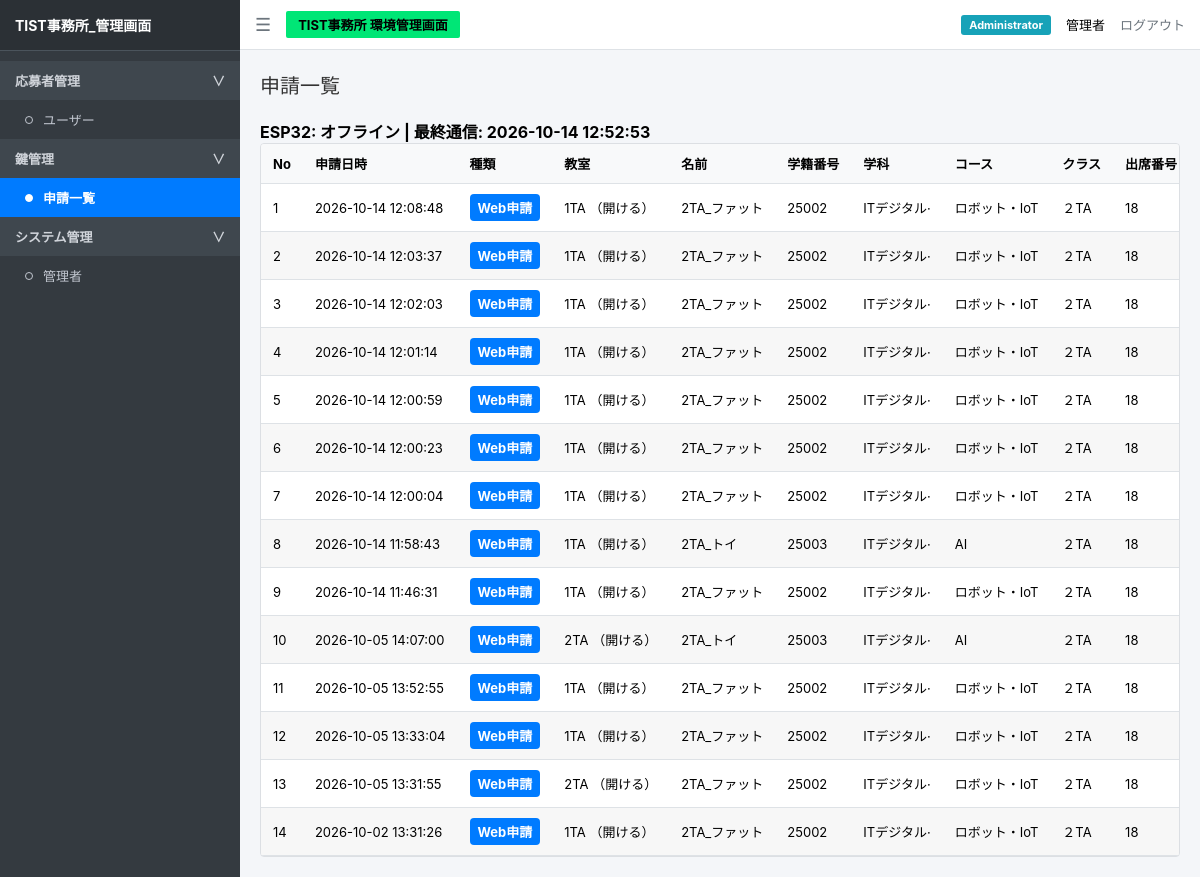
The app's page /admin (signed in) with its own data.
### tables this page shows
CREATE TABLE requests (
            id INTEGER PRIMARY KEY AUTOINCREMENT,
            student_id TEXT,
            key TEXT,
            action TEXT,
            status TEXT,
            time TEXT
        , approved_at TEXT, executed_at TEXT, execution_status TEXT, source TEXT NOT NULL DEFAULT 'Web申請');

CREATE TABLE students (
            student_id TEXT PRIMARY KEY,
            name TEXT,
            department TEXT,
            course TEXT,
            class TEXT,
            number INTEGER
        );

### app.py (the view)
@app.route("/admin")
def admin():
    if not session.get("logged_in"):
        return redirect("/login")
    conn = sqlite3.connect(app.config["DATABASE"])
    conn.row_factory = sqlite3.Row
    cur = conn.cursor()
    cur.execute("""
        SELECT r.id, r.student_id, r.key, r.action, r.status, r.time, r.source, r.execution_status,
               s.name, s.department, s.course, s.class, s.number
        FROM requests r
        LEFT JOIN students s ON r.student_id = s.student_id
        WHERE r.status='申請中'
        ORDER BY r.time DESC
    """)
    pending_rows = cur.fetchall()
    cur.execute("""
        SELECT r.id, r.student_id, r.key, r.action, r.status, r.time, r.source, r.execution_status,
               s.name, s.department, s.course, s.class, s.number
        FROM requests r
        LEFT JOIN students s ON r.student_id = s.student_id
        WHERE r.status!='申請中'
        ORDER BY r.time DESC
    """)
    done_rows = cur.fetchall()
    device_event = cur.execute("""SELECT event_at FROM access_events
        WHERE device_id='esp32-01' AND event_type='heartbeat'
        ORDER BY id DESC LIMIT 1""").fetchone()
    conn.close()
    last_seen = device_event['event_at'] if device_event else None
    device_online = bool(last_seen and
        (datetime.now() - datetime.strptime(last_seen, '%Y-%m-%d %H:%M:%S')).total_seconds() < 90)
    pending = [dict(row) for row in pending_rows]
    done = [dict(row) for row in done_rows]
    import secrets
    if 'csrf' not in session:
        session['csrf'] = secrets.token_hex(24)
    return render_template("admin.html", pending=pending, done=done, csrf=session['csrf'], device_online=device_online, last_seen=last_seen)

### templates/admin.html (shortened to what this page needs)
<!doctype html>
<html lang="ja">
  <head>
    <link
      rel="stylesheet"
      href="{{ url_for('static', filename='css/style.css') }}"
    />
  </head>
  <body>
    <div class="sidebar">
      <div class="sidebar-header">TIST事務所_管理画面</div>
      <ul class="sidebar-menu">
        <li
          class="menu-category"
          onclick="toggleSubmenu('applicant-menu', 'applicant-arrow')"
        >
          応募者管理
          <span id="applicant-arrow">∨</span>
        </li>
        <ul id="applicant-menu" class="submenu-list">
          <li>
            <a href="/users" class="menu-item">
              <span class="circle-icon"></span>
              ユーザー
            </a>
          </li>
        </ul>
        <li
          class="menu-category"
          onclick="toggleSubmenu('key-menu', 'key-arrow')"
        >
          鍵管理
          <span id="key-arrow">∨</span>
        </li>
        <ul id="key-menu" class="submenu-list">
          <li>
            <a href="/admin" class="menu-item active">
              <span class="circle-icon"></span>
              申請一覧
            </a>
          </li>
        </ul>
        <li
          class="menu-category"
          onclick="toggleSubmenu('system-menu', 'system-arrow')"
        >
          システム管理
          <span id="system-arrow">∨</span>
        </li>
        <ul id="system-menu" class="submenu-list">
          <li>
            <a href="/admin/managers" class="menu-item">
              <span class="circle-icon"></span>
              管理者
            </a>
          </li>
        </ul>
      </ul>
    </div>
    <div class="main-wrapper">
      <div class="navbar">
        <div class="navbar-left">
          <span class="menu-toggle"> ☰ </span>
          <span class="badge-green"> TIST事務所 環境管理画面 </span>
        </div>
        <div class="navbar-right">
          <span class="badge-admin"> {{ session.get("role", "") }} </span>
          <span> {{ session.get("name", "") }} </span>
          <a href="/logout" class="logout-btn"> ログアウト </a>
        </div>
      </div>
      <div class="content">
        <h2 class="page-title">申請一覧</h2>
        <p id="esp32-status" style="font-weight:bold">ESP32: {{ 'オンライン' if device_online else 'オフライン' }} | 最終通信: {{ last_seen or '記録なし' }}</p>
        <div class="table-wrap">
          <table class="request-table">
            <thead>
              <tr>
                <th>No</th>
                <th>申請日時</th>
                <th>種類</th>
                <th>教室</th>
                <th>名前</th>
                <th>学籍番号</th>
                <th>学科</th>
                <th>コース</th>
                <th>クラス</th>
                <th>出席番号</th>
              </tr>
            </thead>
            <tbody>
              {% for item in done %}
              <tr>
                <td>{{ pending|length + loop.index }}</td>
                <td>{{ item.time }}</td>
                <td>
                  {% if item.source == 'カード' %}
                    <span class="type-card">カード</span>
                  {% else %}
                    <span class="type-web">Web申請</span>
                  {% endif %}
                </td>
                <td>{{ item.key }} （{{ item.action }}）</td>
                <td>{{ item.name }}</td>
                <td>{{ item.student_id }}</td>
                <td>{{ item.department }}</td>
                <td>{{ item.course }}</td>
                <td>{{ item.class }}</td>
                <td>{{ item.number }}</td>
              </tr>
              {% endfor %}
            </tbody>
          </table>
        </div>
      </div>
    </div>
  </body>
</html>

### static/css/style.css (style rules this page uses)
* { box-sizing: border-box; margin: 0; padding: 0; }
body { font-family: -apple-system, BlinkMacSystemFont, "Segoe UI", Roboto, "Helvetica Neue", Arial, sans-serif; background-color: #f4f6f9; display: flex; height: 100vh; overflow: hidden; }
.sidebar { width: 240px; background-color: #343a40; color: #c2c7d0; display: flex; flex-direction: column; flex-shrink: 0; }
.sidebar-header { padding: 15px; font-size: 14px; font-weight: bold; color: #ffffff; background-color: #2b3035; border-bottom: 1px solid #4b545c; }
.sidebar-menu { list-style: none; padding: 10px 0; overflow-y: auto; }
.menu-category { padding: 10px 15px; font-size: 13px; font-weight: bold; color: #d0d4da; background-color: #3f474e; display: flex; justify-content: space-between; align-items: center; cursor: pointer; user-select: none; }
.menu-item { padding: 10px 15px 10px 25px; font-size: 13px; cursor: pointer; display: flex; align-items: center; gap: 10px; color: #c2c7d0; text-decoration: none; transition: background-color 0.15s ease, color 0.15s ease; }
.menu-item.active { background-color: #007bff; color: #ffffff; font-weight: bold; }
.circle-icon { width: 8px; height: 8px; border: 1px solid #c2c7d0; border-radius: 50%; display: inline-block; background-color: transparent; flex-shrink: 0; }
.menu-item.active .circle-icon { border-color: #ffffff; background-color: #ffffff; }
.submenu-list { list-style: none; padding: 0; margin: 0; }
.main-wrapper { flex: 1; display: flex; flex-direction: column; overflow: hidden; }
.navbar { height: 50px; background-color: #ffffff; border-bottom: 1px solid #dee2e6; display: flex; align-items: center; justify-content: space-between; padding: 0 15px; }
.navbar-left { display: flex; align-items: center; gap: 15px; }
.menu-toggle { font-size: 18px; cursor: pointer; color: #6c757d; }
.badge-green { background-color: #00e676; color: #000; padding: 4px 12px; font-weight: bold; font-size: 13px; border-radius: 2px; }
.navbar-right { display: flex; align-items: center; gap: 15px; font-size: 13px; }
.badge-admin { background-color: #17a2b8; color: #fff; padding: 3px 8px; border-radius: 3px; font-size: 11px; font-weight: bold; }
.logout-btn { color: #6c757d; text-decoration: none; }
.content { padding: 20px; overflow-y: auto; flex: 1; }
.page-title { font-size: 20px; font-weight: normal; margin-bottom: 20px; color: #333; }
.table-wrap { width: 100%; background: #ffffff; border: 1px solid #dcdfe3; border-radius: 4px; overflow-x: auto; }
.request-table { width: 100%; border-collapse: collapse; font-size: 13px; }
.request-table th { background-color: #f8f9fa; padding: 11px 10px; border-bottom: 1px solid #dee2e6; text-align: center; vertical-align: middle; white-space: nowrap; font-weight: bold; }
.request-table td { padding: 11px 10px; border-bottom: 1px solid #dee2e6; text-align: center; vertical-align: middle; white-space: nowrap; }
.request-table tbody tr:nth-child(even) { background-color: #f7f7f7; }

### templates/admin.html (style rules this page uses)
.table-wrap { width: 100%; background: #fff; border: 1px solid #dcdfe3; border-radius: 4px; overflow-x: auto; }
.request-table { width: 100%; border-collapse: collapse; table-layout: auto; font-size: 13px; }
.request-table th, .request-table td { padding: 10px 12px; border-bottom: 1px solid #dee2e6; text-align: left; vertical-align: middle; white-space: nowrap; }
.request-table th { background-color: #f8f9fa; font-weight: bold; }
.request-table tbody tr:nth-child(even) { background: #f7f7f7; }
.request-table th:first-child, .request-table td:first-child { width: 50px; }
.type-card, .type-web { display:inline-block; padding:4px 8px; border-radius:4px; color:#fff; font-weight:bold; }
.type-web { background:#007bff; }

### records on screen
requests: index "1", time "2026-10-14 12:08:48", source "Web申請", key "1TA", action "開ける", name "2TA_ファット", student_id "25002", department "ITデジタル·", course "ロボット・IoT", class "２TA", number "18"
requests: index "2", time "2026-10-14 12:03:37", source "Web申請", key "1TA", action "開ける", name "2TA_ファット", student_id "25002", department "ITデジタル·", course "ロボット・IoT", class "２TA", number "18"
requests: index "3", time "2026-10-14 12:02:03", source "Web申請", key "1TA", action "開ける", name "2TA_ファット", student_id "25002", department "ITデジタル·", course "ロボット・IoT", class "２TA", number "18"
requests: index "4", time "2026-10-14 12:01:14", source "Web申請", key "1TA", action "開ける", name "2TA_ファット", student_id "25002", department "ITデジタル·", course "ロボット・IoT", class "２TA", number "18"
requests: index "5", time "2026-10-14 12:00:59", source "Web申請", key "1TA", action "開ける", name "2TA_ファット", student_id "25002", department "ITデジタル·", course "ロボット・IoT", class "２TA", number "18"
requests: index "6", time "2026-10-14 12:00:23", source "Web申請", key "1TA", action "開ける", name "2TA_ファット", student_id "25002", department "ITデジタル·", course "ロボット・IoT", class "２TA", number "18"
requests: index "7", time "2026-10-14 12:00:04", source "Web申請", key "1TA", action "開ける", name "2TA_ファット", student_id "25002", department "ITデジタル·", course "ロボット・IoT", class "２TA", number "18"
requests: index "8", time "2026-10-14 11:58:43", source "Web申請", key "1TA", action "開ける", name "2TA_トイ", student_id "25003", department "ITデジタル·", course "AI", class "２TA", number "18"
requests: index "9", time "2026-10-14 11:46:31", source "Web申請", key "1TA", action "開ける", name "2TA_ファット", student_id "25002", department "ITデジタル·", course "ロボット・IoT", class "２TA", number "18"
requests: index "10", time "2026-10-05 14:07:00", source "Web申請", key "2TA", action "開ける", name "2TA_トイ", student_id "25003", department "ITデジタル·", course "AI", class "２TA", number "18"
requests: index "11", time "2026-10-05 13:52:55", source "Web申請", key "1TA", action "開ける", name "2TA_ファット", student_id "25002", department "ITデジタル·", course "ロボット・IoT", class "２TA", number "18"
requests: index "12", time "2026-10-05 13:33:04", source "Web申請", key "1TA", action "開ける", name "2TA_ファット", student_id "25002", department "ITデジタル·", course "ロボット・IoT", class "２TA", number "18"
requests: index "13", time "2026-10-05 13:31:55", source "Web申請", key "2TA", action "開ける", name "2TA_ファット", student_id "25002", department "ITデジタル·", course "ロボット・IoT", class "２TA", number "18"
requests: index "14", time "2026-10-02 13:31:26", source "Web申請", key "1TA", action "開ける", name "2TA_ファット", student_id "25002", department "ITデジタル·", course "ロボット・IoT", class "２TA", number "18"

### other values on screen
{{ session.get("role", "") }} "Administrator"
{{ session.get("name", "") }} "管理者"
